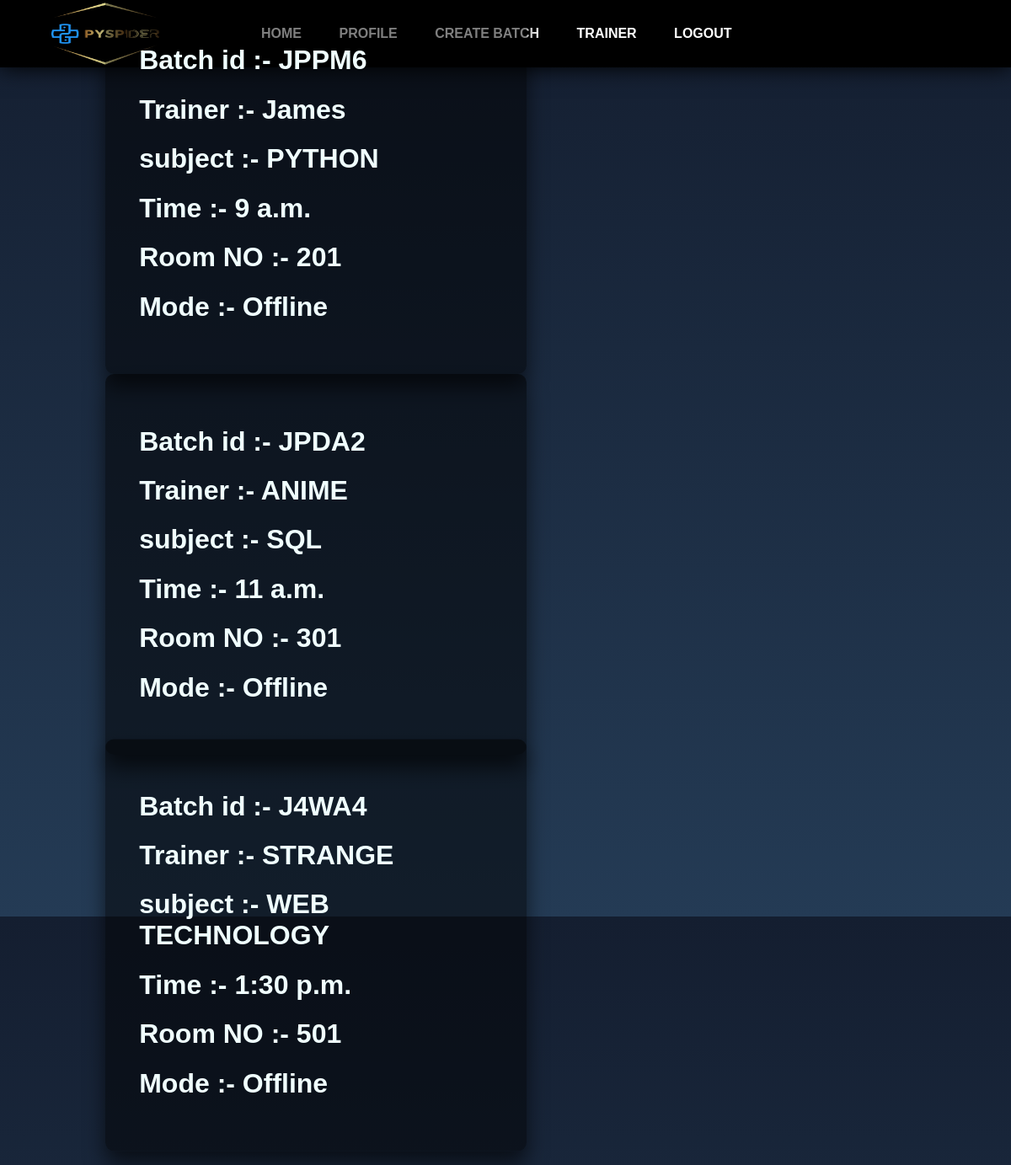
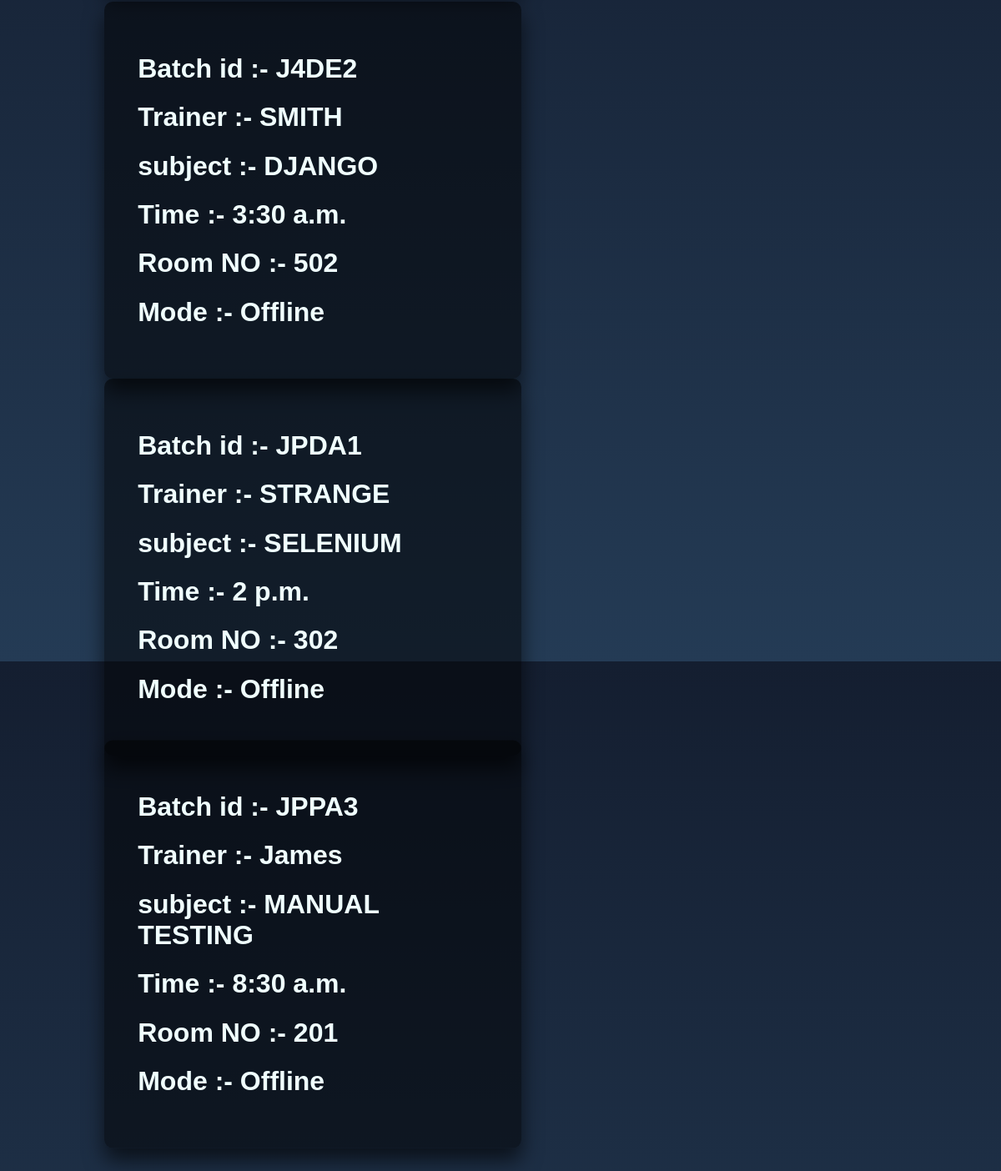
/batch/batchdisplay/ (signed in), run on the app's committed database (2 pictures, top to bottom).
### Batch/models.py (models this page shows, shortened)
class BatchDB(models.Model):
    bid=models.CharField(max_length=10,primary_key=True)
    Trainer=models.ForeignKey(Trainer,on_delete=models.CASCADE)
    subject=models.ForeignKey(Subject,on_delete=models.CASCADE)
    Time=models.TimeField()
    a=[['201','201'],['301','301'],['302','302'],['501','501'],['502','502'],['webonline','webonline']]
    room_no=models.CharField(max_length=10,choices=a)
    b=[['Online','Online'],['Offline','Offline']]
    mode=models.CharField(max_length=10,choices=b)

class Trainer(models.Model):
    tid=models.CharField(max_length=10,primary_key=True,validators=[Minchar])
    name=models.CharField(max_length=40,validators=[Minchar,MaxLengthValidator(20)])
    sal=models.PositiveIntegerField()
    work_exp=models.PositiveIntegerField()
    Date_of_join=models.DateField()
    photo=models.ImageField(upload_to='timages')
    subject=models.ManyToManyField(Subject)
    def __str__(self):
        return self.name

class Subject(models.Model):
    sid=models.CharField(max_length=10,primary_key=True)
    subject=models.CharField(max_length=20)
    def __str__(self):
        return self.subject

### Batch/views.py (the view)
# urls.py: path('batchdisplay/',views.BatchDisplay,name='batchdisplay'),
@login_required(login_url='/staff/login/')
def BatchDisplay(request):
    data=BatchDB.objects.all()
    return render(request,'batchdisplay.html',{'data':data})

### Batch/templates/batchdisplay.html (shortened to what this page needs)
{% load static %}
<!DOCTYPE html>
<html lang="en">
<head>
    <link rel="stylesheet" type="text/css" href="{% static 'css/batchdisplay.css' %}">
</head>
<body>
    <header>
        <img src="{% static 'img/logo.png' %}" alt="logo">
        <nav>
          <ul>
            <li><a href="{% url 'home' %}">HOME</a></li>
            <li><a href="{% url 'profile' %}">PROFILE</a></li>
            <li><a href="{% url 'batchVW' %}">CREATE BATCH</a></li>
            <li><a href="{% url 'trainer' %}">TRAINER</a></li>
            <li><a href="{% url 'logout' %}">LOGOUT</a></li>
          </ul>
        </nav>
    </header>
    <br><br>
    <br><br>
    <br><br>
        {% for i in data %}
        <div>
            <h1>Batch id :- {{i.bid}}</h1>
            <h1>Trainer :- {{i.Trainer}}</h1>
            <h1>subject :- {{i.subject}}</h1>
            <h1>Time :- {{i.Time}}</h1>
            <h1>Room NO :- {{i.room_no}}</h1>
            <h1>Mode :- {{i.mode}}</h1>
        </div>
        {% endfor %}
</body>
</html>

### Batch/static/css/batchdisplay.css (style rules this page uses)
* { box-sizing: border-box; }

### Batch/templates/batchdisplay.html (style rules this page uses)
body { height: 125vh; background: linear-gradient(#141e30,#243b55); font-family: sans-serif; margin-top: 80px; padding: 30px; }
header img { height: 120px; width: 250px; }
header { background-color: black; position: fixed; top: 0; left: 0; right: 0; height: 80px; display: flex; align-items: center; box-shadow: 0 0 25px 0 black; }
header * { display: inline; }
header li { margin: 20px; }
header li a { color: white; text-decoration: none; font-weight: bold; }
div { display:inline-block; margin-left: 30%; top: 50%; left: 50%; width: 500px; padding: 40px; transform: translate(-50%, -50%); background: rgba(0,0,0,.5); color: azure; box-sizing: border-box; box-shadow: 0 15px 25px rgba(0,0,0,.6); border-radius: 10px; }

### data on the page
BatchDB: bid "JPPM6", Trainer "James", subject "PYTHON", Time "9 a.m.", room_no "201", mode "Offline"
BatchDB: bid "JPDA2", Trainer "ANIME", subject "SQL", Time "11 a.m.", room_no "301", mode "Offline"
BatchDB: bid "J4WA4", Trainer "STRANGE", subject "WEB TECHNOLOGY", Time "1:30 p.m.", room_no "501", mode "Offline"
BatchDB: bid "J4DE2", Trainer "SMITH", subject "DJANGO", Time "3:30 a.m.", room_no "502", mode "Offline"
BatchDB: bid "JPDA1", Trainer "STRANGE", subject "SELENIUM", Time "2 p.m.", room_no "302", mode "Offline"
BatchDB: bid "JPPA3", Trainer "James", subject "MANUAL TESTING", Time "8:30 a.m.", room_no "201", mode "Offline"
